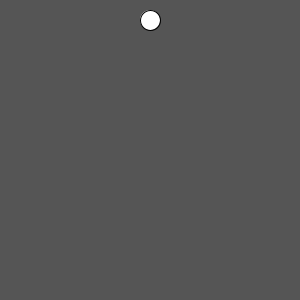
Frame 1 (no input)
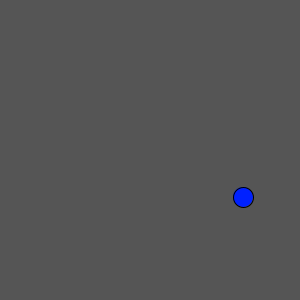
Frame 60 (the mouse pressed at the canvas centre just before this capture)
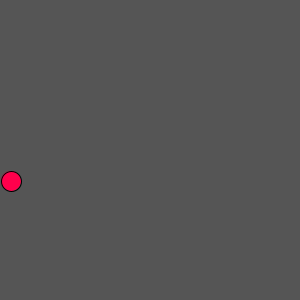
Frame 120 (the mouse held since frame 60 and released just before this capture)

The Processing sketch that drew these frames (run headless with seeded random() and noise(); from frame 60 on, the mouse is pressed at the canvas centre):

// Processing sketch: ex16
// ── ex16.pde
float speedX = 3.0, speedY = 3.0;

int posX = 150, posY = 20;

void setup(){
  size(300, 300);
  textAlign(CENTER);
  colorMode(HSB, 360, 100, 100);
}

void draw(){
  background(120);
  
  
  ellipse(posX, posY, 20, 20);
  posX+=speedX;
  posY+=speedY;
  
  if (posX > width - 10 || posX < 10){
    speedX = -1.2 * speedX;
    fill(int(random(0, 360)), 100, 100);
  }
  
  if (posY > height - 10 || posY < 10){
    speedY = -1.2 * speedY;
    fill(int(random(0, 360)), 100, 100);
  }
}

void keyPressed(){
  if (keyCode == 32){
    posX = 0;
  }
} 
